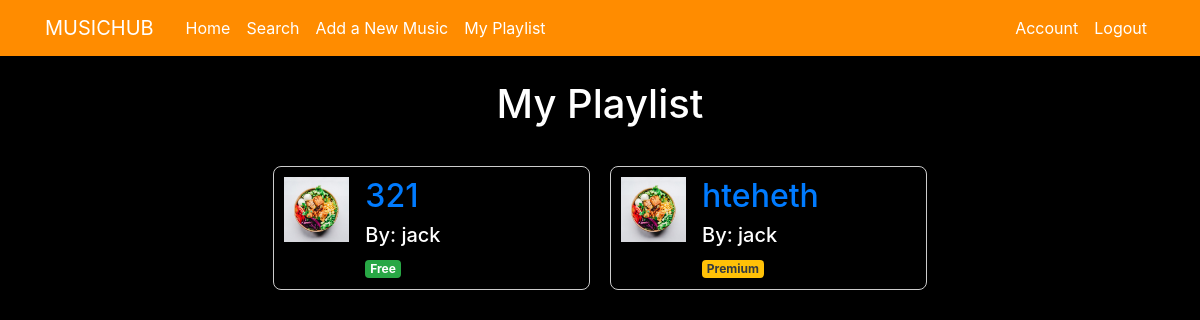
/my_playlist (signed in), run on the app's committed database.
### musicapp/models.py (models this page shows, shortened)
class Music(db.Model):
    id = db.Column(db.Integer, primary_key=True)
    title = db.Column(db.String(40), nullable=False)
    creator_id = db.Column(db.Integer, db.ForeignKey('user.id'), nullable=False)
    cover_image_file = db.Column(db.String(100), nullable=False, default='default_cover.jpg')  # Default cover
    upload_date = db.Column(db.Date, nullable=False, default=datetime.utcnow)
    genre_id = db.Column(db.Integer, db.ForeignKey('genre.id'))
    shareable = db.Column(db.Boolean, default=True)
    premium = db.Column(db.Boolean, default=False)
    def __repr__(self):
        return f"Music(Title: {self.title}, Creator ID: {self.creator_id}, upload_date: {self.upload_date }, Cover: {self.cover_image_file if self.cover_image_file else 'None'}, Genre_ID: {self.genre_id}, Shareable: {self.shareable}, Premium: {self.premium})"

class User(db.Model, UserMixin):
    id = db.Column(db.Integer, primary_key=True)
    username = db.Column(db.String(20), unique=True, nullable=False)
    image_file = db.Column(db.String(20), nullable=False, default='default.jpg')
    password = db.Column(db.String(60), nullable=False)
    role = db.Column(db.String(10), nullable=False, default='user')  # 'user' or 'creator'
    bank_details = db.Column(db.String(50), nullable=True)  # Only for creators

### musicapp/routes.py (the view)
@bp.route("/my_playlist")
@login_required
def playlist():
    playlist = Playlist.query.filter_by(user_id=current_user.id).first()
    if not playlist:
        playlist = Playlist(name="My Playlist", user_id=current_user.id)
        db.session.add(playlist)
        db.session.commit()
    playlist_music = PlaylistMusic.query.filter_by(playlist_id=playlist.id).all()
    print(playlist_music)
    music_ids = [pm.music_id for pm in playlist_music]  # Extract music_id values
    music_list = Music.query.filter(Music.id.in_(music_ids)).all()
    print(music_list)
    music_creators = [User.query.get(music.creator_id).username for music in music_list]
    return render_template('playlist.html', music_list=music_list, music_creators=music_creators)

### musicapp/models.py (called while the page is built)
@login_manager.user_loader
def load_user(user_id):
    return User.query.get(int(user_id))

    def __repr__(self):
        return f"PlaylistMusic(Playlist ID: {self.playlist_id}, Music ID: {self.music_id})"

### musicapp/templates/playlist.html
{% extends "layout.html" %}
{% block content %}
<h1 class="center">My Playlist</h1>
<div class="ezcontainer">
  {% for music in music_list %}
    <article class="music-box content-section media">
      <a href="{{ url_for('main.get_music', music_id=music.id) }}">
        <img class="article-img" src="{{ url_for('static', filename='cover_pics/' + music.cover_image_file|string) }}">
      </a>
      <div class="media-body">
        <h2 class="article-title">
          <a href="{{ url_for('main.get_music', music_id=music.id) }}">{{ music.title }}</a>
        </h2>
        <h5 class="article-content">By: {{ music_creators[loop.index0] }}</h5>
        {% if music.premium %}
          <span class="badge bg-warning text-dark">Premium</span>
        {% else %}
          <span class="badge bg-success">Free</span>
        {% endif %}
      </div>
    </article>
  {% endfor %}
</div>
{% endblock content %}

### musicapp/static/main.css (style rules this page uses)
body { background: #000000; color: #ffffff; margin-top: 5rem; }
h1, h2, h3, h4, h5, h6 { color: #ffffff; }
.center { text-align: center; }
.article-title { color: #ffffff; }
.article-content { white-space: pre-line; }
.article-img { height: 65px; width: 65px; margin-right: 16px; }
.music-box { flex: 1 1 calc(33.333% - 40px); max-width: calc(33.333% - 40px); border: 1px solid #ccc; border-radius: 8px; padding: 10px; box-sizing: border-box; margin: 10px; }
.ezcontainer { display: flex; flex-wrap: wrap; justify-content: center; padding: 20px; max-width: 1200px; margin: auto; }

### data on the page
Music: cover_image_file (placeholder picture), title "321", premium "Free"
User: username "jack"
Music: cover_image_file (placeholder picture), title "hteheth", premium "Premium"
